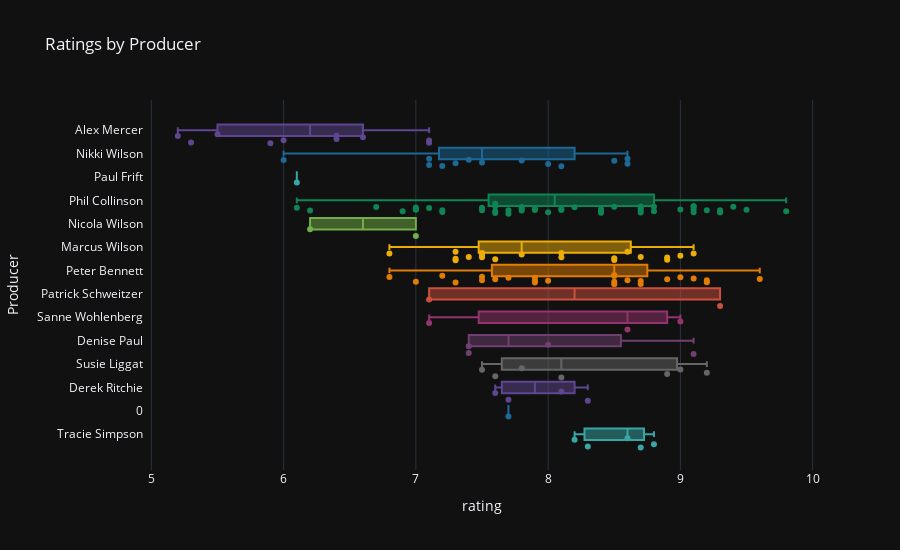

The code cell stored with this chart in its notebook:
### Code cell
fig = px.box(df.sort_values(['rating','Producer']), 
    x='rating', 
    y='Producer',
    color='Producer',
    points='all',
    title='Ratings by Producer',
    color_discrete_sequence=theme_discrete)

fig.update_traces(quartilemethod='linear', jitter=1, showlegend=False)

format_and_show(fig)

### Figure 1 — Plotly figure (JSON) as saved in the notebook; plotly's stock layout.template omitted (floating-point values rounded to 4 significant figures)
{"data": [{"alignmentgroup": "True", "boxpoints": "all", "hovertemplate": "Producer=%{y}<br>rating=%{x}<extra></extra>", "jitter": 1, "legendgroup": "Alex Mercer", "marker": {"color": "rgb(95, 70, 144)"}, "name": "Alex Mercer", "notched": false, "offsetgroup": "Alex Mercer", "orientation": "h", "quartilemethod": "linear", "showlegend": false, "type": "box", "x": [5.2, 5.3, 5.5, 5.9, 6, 6.4, 6.4, 6.6, 7.1, 7.1], "x0": " ", "xaxis": "x", "y": ["Alex Mercer", "Alex Mercer", "Alex Mercer", "Alex Mercer", "Alex Mercer", "Alex Mercer", "Alex Mercer", "Alex Mercer", "Alex Mercer", "Alex Mercer"], "y0": " ", "yaxis": "y"}, {"alignmentgroup": "True", "boxpoints": "all", "hovertemplate": "Producer=%{y}<br>rating=%{x}<extra></extra>", "jitter": 1, "legendgroup": "Nikki Wilson", "marker": {"color": "rgb(29, 105, 150)"}, "name": "Nikki Wilson", "notched": false, "offsetgroup": "Nikki Wilson", "orientation": "h", "quartilemethod": "linear", "showlegend": false, "type": "box", "x": [6, 7.1, 7.1, 7.2, 7.3, 7.4, 7.5, 7.8, 8, 8.1, 8.5, 8.6, 8.6], "x0": " ", "xaxis": "x", "y": ["Nikki Wilson", "Nikki Wilson", "Nikki Wilson", "Nikki Wilson", "Nikki Wilson", "Nikki Wilson", "Nikki Wilson", "Nikki Wilson", "Nikki Wilson", "Nikki Wilson", "Nikki Wilson", "Nikki Wilson", "Nikki Wilson"], "y0": " ", "yaxis": "y"}, {"alignmentgroup": "True", "boxpoints": "all", "hovertemplate": "Producer=%{y}<br>rating=%{x}<extra></extra>", "jitter": 1, "legendgroup": "Paul Frift", "marker": {"color": "rgb(56, 166, 165)"}, "name": "Paul Frift", "notched": false, "offsetgroup": "Paul Frift", "orientation": "h", "quartilemethod": "linear", "showlegend": false, "type": "box", "x": [6.1], "x0": " ", "xaxis": "x", "y": ["Paul Frift"], "y0": " ", "yaxis": "y"}, {"alignmentgroup": "True", "boxpoints": "all", "hovertemplate": "Producer=%{y}<br>rating=%{x}<extra></extra>", "jitter": 1, "legendgroup": "Phil Collinson", "marker": {"color": "rgb(15, 133, 84)"}, "name": "Phil Collinson", "notched": false, "offsetgroup": "Phil Collinson", "orientation": "h", "quartilemethod": "linear", "showlegend": false, "type": "box", "x": [6.1, 6.2, 6.7, 6.9, 7, 7, 7, 7.1, 7.2, 7.2, 7.5, 7.5, 7.6, 7.6, 7.6, 7.6, 7.7, 7.7, 7.8, 7.8, 7.8, 7.9, 7.9, 8, 8.1, 8.1, 8.2, 8.4, 8.4, 8.4, 8.5, 8.7, 8.7, 8.7, 8.7, 8.8, 8.8, 9, 9.1, 9.1, 9.1, 9.1, 9.2, 9.3, 9.3, 9.4, 9.5, 9.8], "x0": " ", "xaxis": "x", "y": ["Phil Collinson", "Phil Collinson", "Phil Collinson", "Phil Collinson", "Phil Collinson", "Phil Collinson", "Phil Collinson", "Phil Collinson", "Phil Collinson", "Phil Collinson", "Phil Collinson", "Phil Collinson", "Phil Collinson", "Phil Collinson", "Phil Collinson", "Phil Collinson", "Phil Collinson", "Phil Collinson", "Phil Collinson", "Phil Collinson", "Phil Collinson", "Phil Collinson", "Phil Collinson", "Phil Collinson", "Phil Collinson", "Phil Collinson", "Phil Collinson", "Phil Collinson", "Phil Collinson", "Phil Collinson", "Phil Collinson", "Phil Collinson", "Phil Collinson", "Phil Collinson", "Phil Collinson", "Phil Collinson", "Phil Collinson", "Phil Collinson", "Phil Collinson", "Phil Collinson", "Phil Collinson", "Phil Collinson", "Phil Collinson", "Phil Collinson", "Phil Collinson", "Phil Collinson", "Phil Collinson", "Phil Collinson"], "y0": " ", "yaxis": "y"}, {"alignmentgroup": "True", "boxpoints": "all", "hovertemplate": "Producer=%{y}<br>rating=%{x}<extra></extra>", "jitter": 1, "legendgroup": "Nicola Wilson", "marker": {"color": "rgb(115, 175, 72)"}, "name": "Nicola Wilson", "notched": false, "offsetgroup": "Nicola Wilson", "orientation": "h", "quartilemethod": "linear", "showlegend": false, "type": "box", "x": [6.2, 7], "x0": " ", "xaxis": "x", "y": ["Nicola Wilson", "Nicola Wilson"], "y0": " ", "yaxis": "y"}, {"alignmentgroup": "True", "boxpoints": "all", "hovertemplate": "Producer=%{y}<br>rating=%{x}<extra></extra>", "jitter": 1, "legendgroup": "Marcus Wilson", "marker": {"color": "rgb(237, 173, 8)"}, "name": "Marcus Wilson", "notched": false, "offsetgroup": "Marcus Wilson", "orientation": "h", "quartilemethod": "linear", "showlegend": false, "type": "box", "x": [6.8, 7.3, 7.3, 7.3, 7.4, 7.5, 7.5, 7.5, 7.5, 7.6, 7.8, 8.1, 8.1, 8.5, 8.5, 8.6, 8.7, 8.9, 8.9, 9, 9.1], "x0": " ", "xaxis": "x", "y": ["Marcus Wilson", "Marcus Wilson", "Marcus Wilson", "Marcus Wilson", "Marcus Wilson", "Marcus Wilson", "Marcus Wilson", "Marcus Wilson", "Marcus Wilson", "Marcus Wilson", "Marcus Wilson", "Marcus Wilson", "Marcus Wilson", "Marcus Wilson", "Marcus Wilson", "Marcus Wilson", "Marcus Wilson", "Marcus Wilson", "Marcus Wilson", "Marcus Wilson", "Marcus Wilson"], "y0": " ", "yaxis": "y"}, {"alignmentgroup": "True", "boxpoints": "all", "hovertemplate": "Producer=%{y}<br>rating=%{x}<extra></extra>", "jitter": 1, "legendgroup": "Peter Bennett", "marker": {"color": "rgb(225, 124, 5)"}, "name": "Peter Bennett", "notched": false, "offsetgroup": "Peter Bennett", "orientation": "h", "quartilemethod": "linear", "showlegend": false, "type": "box", "x": [6.8, 7, 7.2, 7.3, 7.5, 7.5, 7.6, 7.7, 7.9, 7.9, 7.9, 8, 8.5, 8.5, 8.5, 8.5, 8.6, 8.7, 8.7, 8.9, 9, 9.1, 9.2, 9.2, 9.6], "x0": " ", "xaxis": "x", "y": ["Peter Bennett", "Peter Bennett", "Peter Bennett", "Peter Bennett", "Peter Bennett", "Peter Bennett", "Peter Bennett", "Peter Bennett", "Peter Bennett", "Peter Bennett", "Peter Bennett", "Peter Bennett", "Peter Bennett", "Peter Bennett", "Peter Bennett", "Peter Bennett", "Peter Bennett", "Peter Bennett", "Peter Bennett", "Peter Bennett", "Peter Bennett", "Peter Bennett", "Peter Bennett", "Peter Bennett", "Peter Bennett"], "y0": " ", "yaxis": "y"}, {"alignmentgroup": "True", "boxpoints": "all", "hovertemplate": "Producer=%{y}<br>rating=%{x}<extra></extra>", "jitter": 1, "legendgroup": "Patrick Schweitzer", "marker": {"color": "rgb(204, 80, 62)"}, "name": "Patrick Schweitzer", "notched": false, "offsetgroup": "Patrick Schweitzer", "orientation": "h", "quartilemethod": "linear", "showlegend": false, "type": "box", "x": [7.1, 9.3], "x0": " ", "xaxis": "x", "y": ["Patrick Schweitzer", "Patrick Schweitzer"], "y0": " ", "yaxis": "y"}, {"alignmentgroup": "True", "boxpoints": "all", "hovertemplate": "Producer=%{y}<br>rating=%{x}<extra></extra>", "jitter": 1, "legendgroup": "Sanne Wohlenberg", "marker": {"color": "rgb(148, 52, 110)"}, "name": "Sanne Wohlenberg", "notched": false, "offsetgroup": "Sanne Wohlenberg", "orientation": "h", "quartilemethod": "linear", "showlegend": false, "type": "box", "x": [7.1, 8.6, 9], "x0": " ", "xaxis": "x", "y": ["Sanne Wohlenberg", "Sanne Wohlenberg", "Sanne Wohlenberg"], "y0": " ", "yaxis": "y"}, {"alignmentgroup": "True", "boxpoints": "all", "hovertemplate": "Producer=%{y}<br>rating=%{x}<extra></extra>", "jitter": 1, "legendgroup": "Denise Paul", "marker": {"color": "rgb(111, 64, 112)"}, "name": "Denise Paul", "notched": false, "offsetgroup": "Denise Paul", "orientation": "h", "quartilemethod": "linear", "showlegend": false, "type": "box", "x": [7.4, 7.4, 8, 9.1], "x0": " ", "xaxis": "x", "y": ["Denise Paul", "Denise Paul", "Denise Paul", "Denise Paul"], "y0": " ", "yaxis": "y"}, {"alignmentgroup": "True", "boxpoints": "all", "hovertemplate": "Producer=%{y}<br>rating=%{x}<extra></extra>", "jitter": 1, "legendgroup": "Susie Liggat", "marker": {"color": "rgb(102, 102, 102)"}, "name": "Susie Liggat", "notched": false, "offsetgroup": "Susie Liggat", "orientation": "h", "quartilemethod": "linear", "showlegend": false, "type": "box", "x": [7.5, 7.6, 7.8, 8.1, 8.9, 9, 9.2], "x0": " ", "xaxis": "x", "y": ["Susie Liggat", "Susie Liggat", "Susie Liggat", "Susie Liggat", "Susie Liggat", "Susie Liggat", "Susie Liggat"], "y0": " ", "yaxis": "y"}, {"alignmentgroup": "True", "boxpoints": "all", "hovertemplate": "Producer=%{y}<br>rating=%{x}<extra></extra>", "jitter": 1, "legendgroup": "Derek Ritchie", "marker": {"color": "rgb(95, 70, 144)"}, "name": "Derek Ritchie", "notched": false, "offsetgroup": "Derek Ritchie", "orientation": "h", "quartilemethod": "linear", "showlegend": false, "type": "box", "x": [7.6, 7.7, 8.1, 8.3], "x0": " ", "xaxis": "x", "y": ["Derek Ritchie", "Derek Ritchie", "Derek Ritchie", "Derek Ritchie"], "y0": " ", "yaxis": "y"}, {"alignmentgroup": "True", "boxpoints": "all", "hovertemplate": "Producer=%{y}<br>rating=%{x}<extra></extra>", "jitter": 1, "legendgroup": "0", "marker": {"color": "rgb(29, 105, 150)"}, "name": "0", "notched": false, "offsetgroup": "0", "orientation": "h", "quartilemethod": "linear", "showlegend": false, "type": "box", "x": [7.7], "x0": " ", "xaxis": "x", "y": ["0"], "y0": " ", "yaxis": "y"}, {"alignmentgroup": "True", "boxpoints": "all", "hovertemplate": "Producer=%{y}<br>rating=%{x}<extra></extra>", "jitter": 1, "legendgroup": "Tracie Simpson", "marker": {"color": "rgb(56, 166, 165)"}, "name": "Tracie Simpson", "notched": false, "offsetgroup": "Tracie Simpson", "orientation": "h", "quartilemethod": "linear", "showlegend": false, "type": "box", "x": [8.2, 8.3, 8.6, 8.7, 8.8], "x0": " ", "xaxis": "x", "y": ["Tracie Simpson", "Tracie Simpson", "Tracie Simpson", "Tracie Simpson", "Tracie Simpson"], "y0": " ", "yaxis": "y"}], "layout": {"boxmode": "overlay", "height": 550, "legend": {"title": {"text": "Producer"}, "tracegroupgap": 0}, "title": {"text": "Ratings by Producer"}, "xaxis": {"anchor": "y", "domain": [0, 1], "title": {"text": "rating"}}, "yaxis": {"anchor": "x", "categoryarray": ["Tracie Simpson", "0", "Derek Ritchie", "Susie Liggat", "Denise Paul", "Sanne Wohlenberg", "Patrick Schweitzer", "Peter Bennett", "Marcus Wilson", "Nicola Wilson", "Phil Collinson", "Paul Frift", "Nikki Wilson", "Alex Mercer"], "categoryorder": "array", "domain": [0, 1], "title": {"text": "Producer"}}}}
